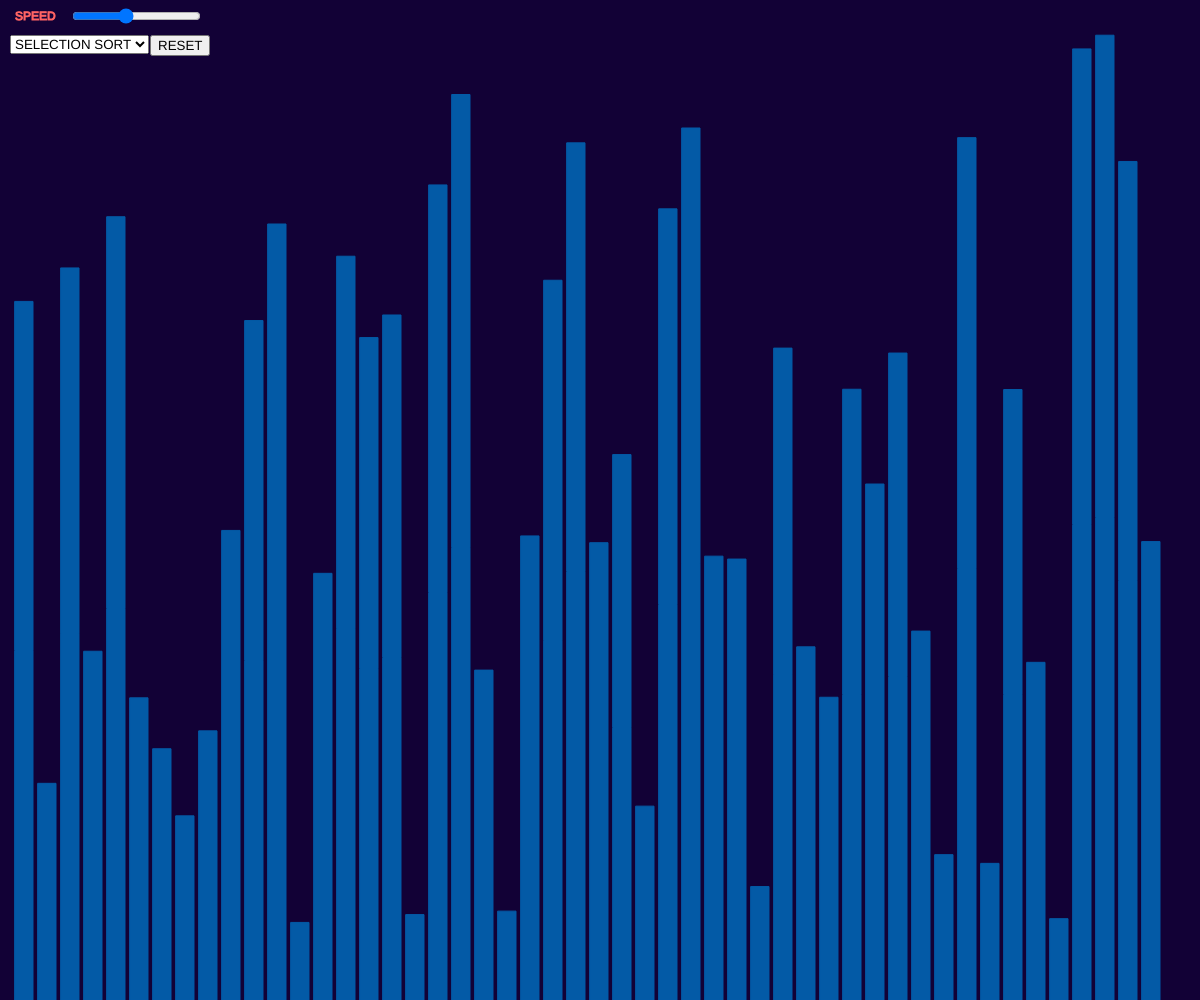
Frame 1 (no input)
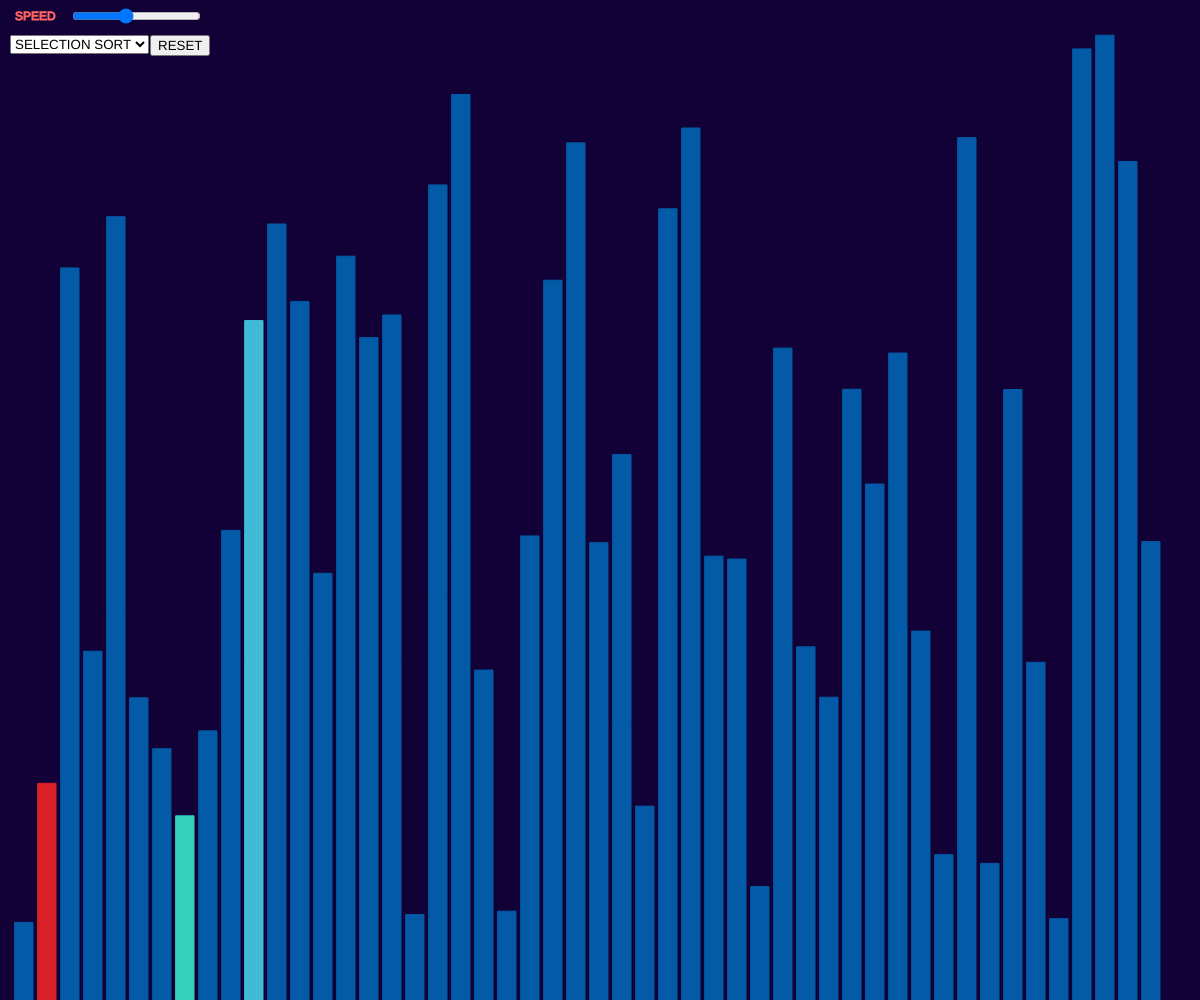
Frame 60 (no input)
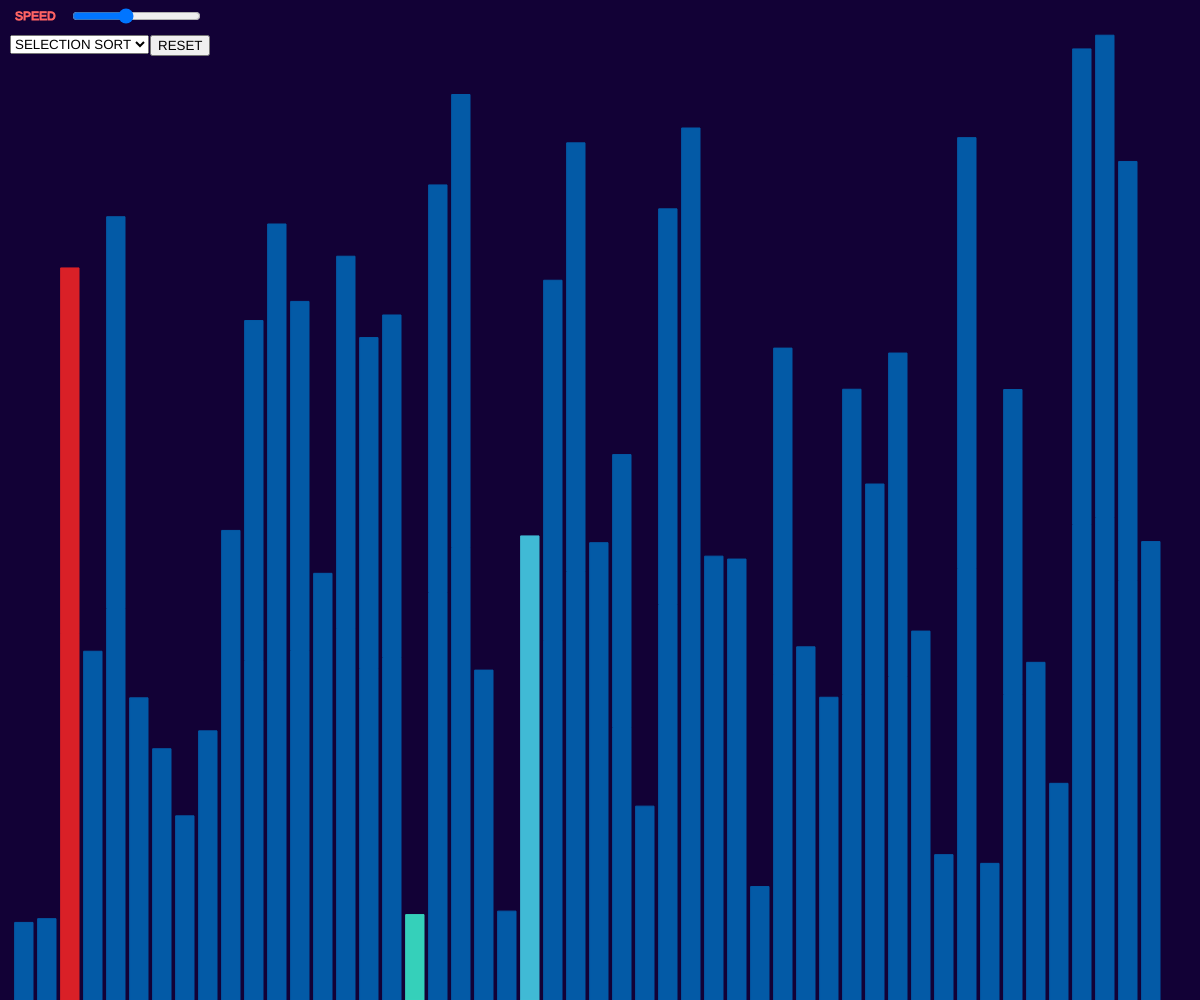
Frame 120 (the mouse pressed at the canvas centre since frame 60)

The p5.js sketch that drew these frames (run headless with seeded random() and noise() and a simulated clock; from frame 60 on, the mouse is pressed at the canvas centre):

// p5.js sketch
// ── sketch.js
var arr=[];
var size;
var gap;
var bar_width;
var sorts;

var ii;
var jj;
var smallii;
var ss=0;
var bs=0;
var qs=0;
var hs=0;
var curr_sort=0;

var qs_stack=[];
var whatqsdo=0;
var fast,slow;
var sorted_by_qs=[];

var downing,mainheapify,hsmax,whathsdo;

function setup_init(s)
{
    size=s;
    gap=5;
    bar_width=width/size-6;
    for(let i=0;i<size;i++)
        arr.push(random(20,height-30));
    
    
}

function setup() {
  // put setup code here
    createCanvas(windowWidth,windowHeight);
    
    if(width<500)
      setup_init(30);
    else
      setup_init(50);
    
    
    b1=createButton("RESET");
    b1.position(150,35);
    b1.mouseClicked(reset);
    
    s1=createSlider(1,60,25,1);
    s1.position(70,6);
    
    sel=createSelect();
    sel.position(10,35);
    sel.option("SELECTION SORT");
    sel.option("BUBBLE SORT");
    sel.option("QUICK SORT");
    sel.option("HEAP SORT");
    sel.changed(changeSort);
}

function windowResized() {
  resizeCanvas(windowWidth, windowHeight);
  if(width<500)
      setup_init(30);
  else
      setup_init(50);
  reset();
}

function reset()
{
    ss=0;
    bs=0;
    qs=0;
    hs=0;
    arr=[];
    sorted_by_qs=[];
    for(let i=0;i<size;i++)
        arr.push(random(20,height-30));
}
function changeSort()
{
    if(sel.value()=="SELECTION SORT")
        curr_sort=0;
    else if(sel.value()=="BUBBLE SORT")
        curr_sort=1;
    else if(sel.value()=="QUICK SORT")
        curr_sort=2;
    else if(sel.value()=="HEAP SORT")
        curr_sort=3;
    reset();
}

function ss_show()
{
    stroke(255,0,0);
    strokeWeight(1);
    fill(100,50,255);
    for(let i=0;i<size;i++)
        {
            if(i==jj)
            {
                stroke(color('#40bad5'));
                 fill(color('#40bad5'));   
            }
            else if(i==ii)
                {
                 stroke(color('#d92027'));
                 fill(color('#d92027'));   
                }
            else if(i==smallii)
                {
                stroke(color('#35d0ba'));
                fill(color('#35d0ba'));
                }
            else
            {
                stroke(color('#035aa6'));
                fill(color('#035aa6'));
            }
            rect(15+i*(bar_width+gap),height-arr[i],bar_width,arr[i]);   
        }
         
}

function ss_init()
{
    ii=0;
    jj=0;
    smallii=0;
}

function ss_step()
{
    if(ii<size)
        {
            if(arr[jj]<arr[smallii])
                {
                    smallii=jj;
                }
            
            if(jj==size)
                {
                    let temp=arr[smallii];
                    arr[smallii]=arr[ii];
                    arr[ii]=temp;
                    ii++;
                    jj=ii;
                    smallii=jj;
                }
            jj++;
        }
}

function bs_init()
{
    ii=0;
    jj=0;
}
function bs_show()
{
    stroke(255,0,0);
    strokeWeight(1);
    fill(100,50,255);
    for(let i=0;i<size;i++)
        {
            if(i==jj)
               {
               fill(color('#fcbf1e'));
               stroke(color('#fcbf1e'));
               }
            else if(i==(size-ii))
               {
               fill(color('#d92027'));
               stroke(color('#d92027'));
               }
            else
                {
                    fill(color('#035aa6'));
                    stroke(color('#035aa6'));
                }
                
            rect(15+i*(bar_width+gap),height-arr[i],bar_width,arr[i]);   
        }
    
}
function bs_step()
{
    if(ii<size+1)
        {
            if(arr[jj+1]<arr[jj])
                {
                    let t=arr[jj+1];
                    arr[jj+1]=arr[jj];
                    arr[jj]=t;
                }
            jj++;
            if(jj==size-ii)
                {
                    jj=0;
                    ii++;
                }
            
        }
    if(ii==size)
        {
            ii++;
            jj--;
        }
}
function qs_step()
{
    if(whatqsdo==0)
        {
            if(qs_stack.length>0)
                {
                    let p=qs_stack.pop();
                    ii=p[0];
                    jj=p[1];
                    fast=ii;
                    slow=ii;
                    whatqsdo=1;
                }
            else
                {
                    ii=-1;
                    jj=-1;
                    fast=-1;
                    slow=-1;
                }
        }
    if(whatqsdo==1)
        {
            if(arr[fast]<arr[ii])
                {
                    slow++;
                    let temp=arr[slow];
                    arr[slow]=arr[fast];
                    arr[fast]=temp;
                }
            fast++;
            if(fast==jj+1)
                {
                    let temp=arr[ii];
                    arr[ii]=arr[slow];
                    arr[slow]=temp;
                    sorted_by_qs.push(slow);
                    whatqsdo=0;
                    if(slow+1<=jj)
                        qs_stack.push([slow+1,jj]);
                    if(ii<=slow-1)
                        qs_stack.push([ii,slow-1]);
                }
        }
}
function qs_show()
{
    stroke(255,0,0);
    strokeWeight(1);
    fill(100,50,255);
    for(let i=0;i<size;i++)
        {
            if(sorted_by_qs.includes(i))
               {
               fill(color('#fcbf1e'));
               stroke(color('#fcbf1e'));
               }
            else if(i==jj)
               {
               fill(color('#d92027'));
               stroke(color('#d92027'));
               }
            else if(i==ii)
               {
               fill(color('#d92027'));
               stroke(color('#d92027'));
               }
            else if(i==fast)
               {
               fill(color('#40bad5'));
               stroke(color('#40bad5'));
               }
            else
                {
                    fill(color('#035aa6'));
                    stroke(color('#035aa6'));
                }
                
            rect(15+i*(bar_width+gap),height-arr[i],bar_width,arr[i]);   
        }
    stroke(255);
    strokeWeight(0.3); 
    line(0,height-arr[ii],width,height-arr[ii]);
    if(slow>=0)
    line(18+slow*(bar_width+gap)+bar_width,0,18+slow*(bar_width+gap)+bar_width,height);
}
function qs_init()
{
    qs_stack=[];
    qs_stack.push([0,size-1]);
    whatqsdo=0;
    ii=0;
    jj=0;
    fast=0;
    slow=0;
}

function hs_show()
{
    stroke(255,0,0);
    strokeWeight(1);
    fill(100,50,255);
    for(let i=0;i<size;i++)
        {
            fill(color('#035aa6'));
            stroke(color('#035aa6'));
            rect(15+i*(bar_width+gap),height-arr[i],bar_width,arr[i]);   
        }
    fill(255);
    text(arr[0],100,100);
}

function hs_init()
{
    downing=0;
    mainheapify=size;
    hsmax=size;
    whathsdo=0;
}
function hs_step()
{
    if(whathsdo==0)
        {
            if(downing==0)
                {
                 downing=1;
                 mainheapify--;
                 heapify=mainheapify;
                 hs_down_step(heapify,size);
                }
            else
                {
                    hs_down_step(heapify,size);
                }
        }
    else if(whathsdo==1)
        {
            if(downing==0)
                {
                    downing=1;
                    hsmax--;
                    let temp=arr[hsmax];
                    arr[hsmax]=arr[0];
                    arr[0]=temp;
                    heapify=0;
                    hs_down_step(heapify,hsmax);
                }
            else
                {
                    hs_down_step(heapify,hsmax);
                }
        }
    else
        {
            
        }
}
function hs_down_step(h,newsize)
{
    let lc=h*2+1;
    let rc=lc+1;
    let si=-1;
    if(rc<newsize)
        {
           if(arr[rc]>arr[lc])
               si=rc;
            else
                si=lc;
        }
    else if(lc<newsize)
        {
            si=lc;
        }
    else
        {
            downing=0;
            if(whathsdo==0)
                if(mainheapify==0)
                    whathsdo=1;
            else if(whathsdo==1)
                if(hsmax==1)
                    whathsdo=2;
        }
    if(si!=-1)
        {
            if(arr[si]>arr[h])
                {
                    let temp=arr[si];
                    arr[si]=arr[h];
                    arr[h]=temp;
                    heapify=si;
                }
            else
                {
                    downing=0;
                    if(whathsdo==0)
                        if(mainheapify==0)
                            whathsdo=1;
                    else if(whathsdo==1)
                        if(hsmax==1)
                            whathsdo=2;
                }
        }
}

function draw() {
  // put drawing code here
    background(color('#120136'));
    fill(255,100,100);
    stroke(255,100,100);
    text("SPEED",15,20);
    frameRate(s1.value());
    switch(curr_sort)
        {
            case(0):
            {
                ss_show();
                if(ss==0)
                {
                    ss=1;
                    ss_init();
                }
                ss_step();
                break;
            }
            case(1):
            {
                bs_show();
                if(bs==0)
                    {
                        bs=1;
                        bs_init();
                    }
                bs_step();
                break;
            }
            case(2):
                {
                    if(qs==0)
                        {
                            qs=1;
                            qs_init();
                        }
                    qs_show();
                    qs_step();
                    break;
                }
            case(3):
                {
                    if(hs==0)
                        {
                            hs=1;
                            hs_init();
                        }
                    hs_show();
                    hs_step();
                }
                
        }
}
